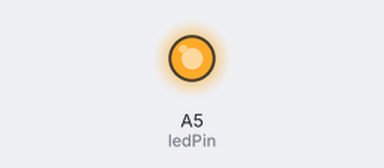
The sketch below on a simulated Arduino Mega 2560, built with avr-gcc and run on an emulated ATmega2560. Parts: output pins drawn as LEDs (lit = HIGH). Pins used as bus, display or sensor lines are not drawn; what the sketch prints to the serial monitor is not drawn.

Above: at 0.1 s.
At 1.3 s:
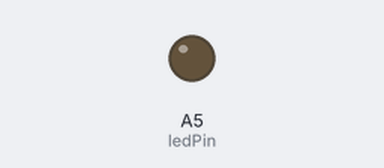
Timing chart, 0 to 2.8 s (numbered marks = the images above):
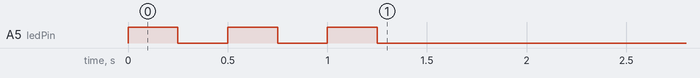

The sketch:

color_factory_fake_controller.ino
```cpp
// BOARD: ARDUINO MEGA 2560

/*
Pins:
????
*/


///////////////////////////////////////////////////
// READER 4 DIABLED IN 2 PLACES BELOW
//////////////////////////////////////////////////

#define MASTER_ADDR 'M'
#define GET_CURRENT_READING 'R'
#define GET_LAST_READING 'L'
#define DUMP_READING 'D'
#define STOP_DUMP 'S'
#define RESET_BALL_PRESENCE_THRESH 'T' // wait 1500ms after receiving OK
#define RESET_BUCKET_COLOR 'B'
#define KIDS_GONE_CHECK 'K'

// valid responses:
// (update is_valid() when adding
#define RED 'r'
#define GREEN 'g'
#define BLUE 'b'
#define YELLOW 'y'
#define ORANGE 'o'
#define NONE 'n'
#define OK 'K'
#define YES 'Y'
#define NO 'N'
#define ERROR 'E'

#define ledPin A5 // ????????????

#define FULL_TURN 1600
#define A_POS 700
#define B_POS 850
#define C_POS 975
#define D_POS 1175

// last index (in targets[]) that each color was thrown to..
int last_red_index= 0;
int last_yellow_index= 1;
int last_blue_index= 2;
int last_orange_index= 2;
int last_green_index= 2;


//keep track of how long it's been since a ball was thrown
unsigned long last_throw_time= 0;
unsigned long last_tamper_time= 0;
unsigned long last_kids_gone_check= millis();

char targets[3] = {RED, YELLOW, BLUE};
int target_pos[3]= {A_POS, B_POS, C_POS};

void setup(){
  Serial.begin(9600);
  Serial.println(); // break from old dumps-
  Serial.println("fake controller starting up...");
  setup_rs485_tranceiver();

  pinMode(ledPin, OUTPUT);

  Serial.println("blinking LED...");
  blinkLed();

}

void loop(){
  // get a reading
  for(int i=3; i<=4; i++){
    send_command(i, GET_CURRENT_READING);
    char reading= get_response();
  }
  //Serial.flush();
}

void send_command(int addr, char cmd){
  char msg[3];
  msg[0]= addr+48; //convert to ascii caracter
  msg[1]= cmd;
  msg[2]= '\0';

  while(Serial.available()>0) Serial.read(); // clear incoming buffer, expecting new stuff
  tx_msg(msg);
}

char get_response(){
  char response= ERROR;
  unsigned long start_time= millis();

  // wait for response to arrive or timeout
  while(Serial.available() < 2 && millis() < start_time+200);

  // if timeout
  if (millis() >= start_time+200){
    Serial.println(": timeout");
    return response;
  }

  // iterate through incoming buffer, looking for an 'M'
  while(Serial.read() != 'M'){
    if (Serial.available()==0){
      Serial.println(": no M");
      return response;
    }
  }

  // next character after the 'M' should be our response
  response= Serial.read();
  //if(!is_valid(response)) response= ERROR;

  Serial.print(": ");
  Serial.println(response);
  if (response == -1) reset_bus();
  return response;
}

void reset_bus(){
  Serial.println("flushing in/out buffers...");
  Serial.flush();
  while(Serial.available()>0) Serial.read();
}

boolean is_ball(char candidate){
  if(candidate == ORANGE) return true;
  if(candidate == GREEN) return true;
  if(candidate == YELLOW) return true;
  if(candidate == RED) return true;
  if(candidate == BLUE) return true;
  return false;
}

boolean is_valid(char candidate){
  if(candidate == ORANGE) return true;
  if(candidate == GREEN) return true;
  if(candidate == YELLOW) return true;
  if(candidate == OK) return true;
  if(candidate == YES) return true;
  if(candidate == NO) return true;
  if(candidate == NONE) return true;
  if(candidate == ERROR) return true;
  return false;
}

void blinkLed(){
  for(int i=0; i<3; i++){
    digitalWrite(ledPin, HIGH);
    delay(250);
    digitalWrite(ledPin, LOW);
    delay(250);
  }
}
```

rs485.ino
```cpp
/////////////////////////////////////////////////////////////
// RS485 happens over RJ45 ethernet style cables/connectors
// Pinout:
// 1 - RS485 "A"
// 2 - GND
// 3 - N/C
// 4 - +5V
// 5 - GND
// 6 - N/C
// 7 - RS485 "B"
// 8 - GND
/////////////////////////////////////////////////////////////

#define txPin 2

void setup_rs485_tranceiver(){
  pinMode(txPin, OUTPUT);
  digitalWrite(txPin, LOW); // set transceiver to "receive" mode
}

void tx_msg(char *msg){
  digitalWrite(txPin, HIGH);
  delayMicroseconds(10);
  Serial.print(msg);
  Serial.flush();
  digitalWrite(txPin, LOW);
}
```
